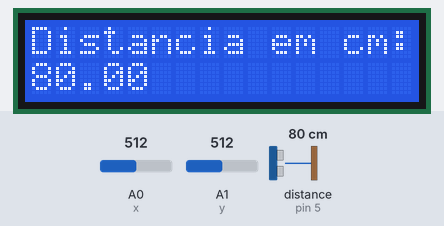
Recording of a sketch running on a simulated Arduino Uno, built with avr-gcc and run on an emulated ATmega328P. Parts: 16×2 character LCD. The inputs (shaded band) are chosen by the test bench; at power-on: distance to the obstacle (sensor on pin 5) 80 cm, A0 (x) = 512, A1 (y) = 512. The echo pulse lasts 58.3 µs per cm; what the sketch prints to the serial monitor is not drawn.

Above: at 1.2 s.
1.3 s: distance to the obstacle (sensor on pin 5) set to 2 cm
At 2.5 s:
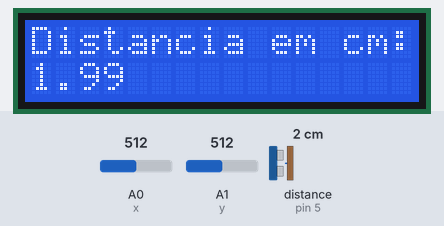
2.8 s: distance to the obstacle (sensor on pin 5) set to 4 cm
At 5.1 s:
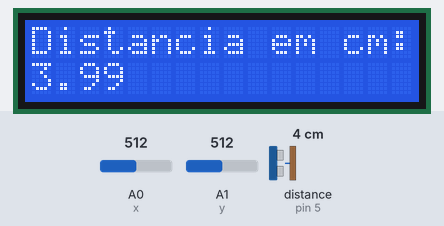
5.4 s: distance to the obstacle (sensor on pin 5) set to 9 cm
At 6.8 s:
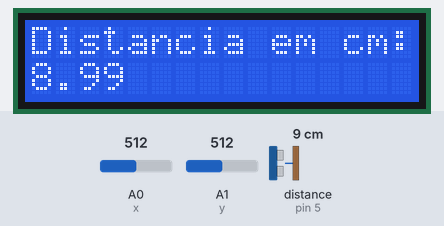
Timing chart, 0 to 8.4 s (numbered marks = the images above; inputs shaded):
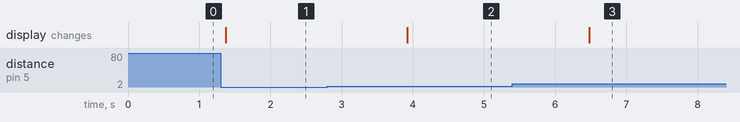

The sketch:

CodigoFinal.ino
```cpp
#include <Wire.h>
#include <LiquidCrystal_I2C.h>
#include <Ultrasonic.h>

#define pino_trigger 4
#define pino_echo 5

LiquidCrystal_I2C lcd(0x27,16,2);
Ultrasonic ultrasonic(pino_trigger, pino_echo);

int x = A0;
int y = A1;
int clickz = 2;

void setup() {
  lcd.init();

  pinMode (x, INPUT);
  pinMode (y, INPUT);
  pinMode (clickz, INPUT);
  Serial.begin (9600);

}
void loop() {
  float cmMsec;
  long microsec = ultrasonic.timing();
  cmMsec = ultrasonic.convert(microsec, Ultrasonic::CM);

  lcd.setBacklight(HIGH);
  lcd.clear();
  lcd.setCursor(0,0);
  lcd.print("Distancia em cm: ");
  lcd.setCursor(0,1);
  lcd.print(cmMsec);
  delay (250);

  if (analogRead (x > 0 && x <= 511)){
    Serial.println ("Para baixo");
  }

   if (analogRead (y > 0 && y <= 511)){
    Serial.println ("Para esquerda");
  }

   if (analogRead (x > 511 && x <= 1023)){
    Serial.println ("Para cima");
  }

   if (analogRead (y > 511 && y <= 1023)){
    Serial.println ("Para direita");
  }

  if (digitalRead (clickz == LOW)){
    Serial.println ("Botao pressionado");
  }
  delay (1000);

}
```

Measured:
- after the input at 1.3 s, the display: changes after 0.07 s (image 1)
- after the input at 2.8 s, the display: changes after 1.1 s (image 2)
- after the input at 5.4 s, the display: changes after 1.1 s (image 3)
